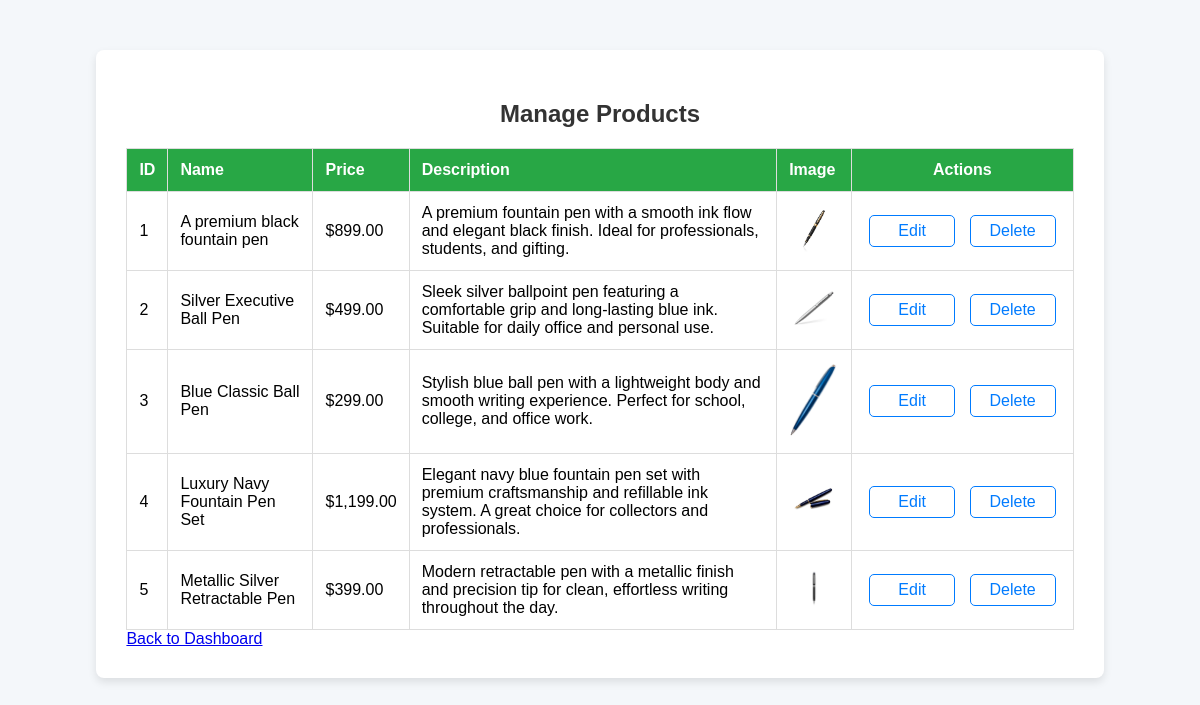
Screenshot of /admin/manage_products.php (signed in) with the database file from the repository.
### tables this page shows
CREATE TABLE `products` (
  `id` int(11) NOT NULL,
  `name` varchar(255) NOT NULL,
  `price` decimal(10,2) NOT NULL,
  `description` text DEFAULT NULL,
  `image` varchar(255) DEFAULT NULL,
  `created_at` timestamp NOT NULL DEFAULT current_timestamp()
);

### admin/manage_products.php (the view, shortened to what this page needs)
<?php
include '../includes/db.php';
$stmt = $conn->query("SELECT * FROM products");
$products = $stmt->fetchAll(PDO::FETCH_ASSOC);
?>
<!DOCTYPE html>
<html lang="en">
<head>
</head>
<body>
<div class="container">
    <h2>Manage Products</h2>
    <table>
        <tr>
            <th>ID</th>
            <th>Name</th>
            <th>Price</th>
            <th>Description</th>
            <th>Image</th>
            <th>Actions</th>
        </tr>
        <?php foreach ($products as $product) : ?>
            <tr>
                <td><?= $product['id']; ?></td>
                <td><?= htmlspecialchars($product['name']); ?></td>
                <td>$<?= number_format($product['price'], 2); ?></td>
                <td><?= htmlspecialchars($product['description']); ?></td>
                <td><img src="../images/<?= htmlspecialchars($product['image']); ?>" alt="Product Image"></td>
                <td class="actions">
                    <a class="edit-btn" href="edit_product.php?id=<?= $product['id']; ?>">Edit</a>
                    <a class="delete-btn"
                    href="delete_product.php?id=<?= $product['id']; ?>"
                    onclick="return confirm('Are you sure you want to delete this product?');">
                        Delete
                    </a>
                </td>
            </tr>
        <?php endforeach; ?>
    </table>
    <a href="dashboard.php" class="btn-back">Back to Dashboard</a>
</div>
</body>
</html>

### admin/manage_products.php (style rules this page uses)
body { font-family: Arial, sans-serif; background-color: #f4f7fa; }
.container { width: 80%; margin: 50px auto; padding: 30px; background-color: #fff; border-radius: 8px; box-shadow: 0 4px 8px rgba(0, 0, 0, 0.1); }
h2 { text-align: center; color: #333; }
table { width: 100%; border-collapse: collapse; margin-top: 20px; }
th, td { padding: 12px; text-align: left; border: 1px solid #ddd; }
th { background-color: #28a745; color: white; }
th:last-child, td:last-child { width: 170px; text-align: center; }
td img { width: 50px; height: auto; }
.actions { text-align: center; white-space: nowrap; }
.actions a { display: inline-block; margin: 0 5px; padding: 6px 12px; min-width: 60px; text-align: center; text-decoration: none; border: 1px solid #007bff; border-radius: 5px; color: #007bff; }

### rows the page displays
products: id "1", name "A premium black fountain pen", price "899.00", description "A premium fountain pen with a smooth ink flow and elegant black finish. Ideal for professionals, students, and gifting.", image (picture)
products: id "2", name "Silver Executive Ball Pen", price "499.00", description "Sleek silver ballpoint pen featuring a comfortable grip and long-lasting blue ink. Suitable for daily office and personal use.", image (picture)
products: id "3", name "Blue Classic Ball Pen", price "299.00", description "Stylish blue ball pen with a lightweight body and smooth writing experience. Perfect for school, college, and office work.", image (picture)
products: id "4", name "Luxury Navy Fountain Pen Set", price "1,199.00", description "Elegant navy blue fountain pen set with premium craftsmanship and refillable ink system. A great choice for collectors and professionals.", image (picture)
products: id "5", name "Metallic Silver Retractable Pen", price "399.00", description "Modern retractable pen with a metallic finish and precision tip for clean, effortless writing throughout the day.", image (picture)
